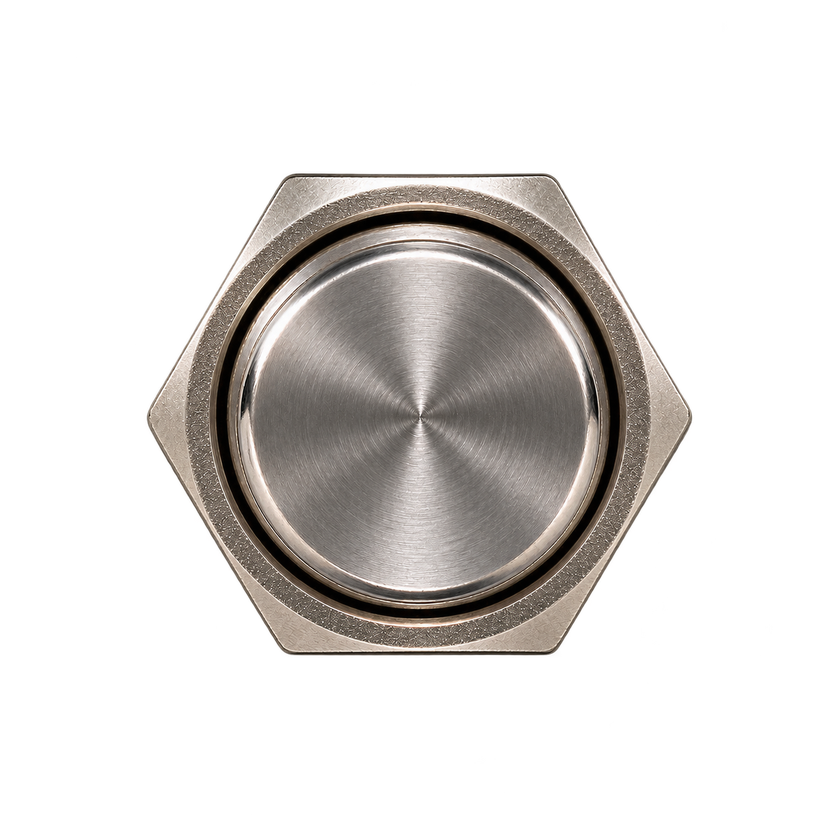
#> input picture design/footswitch_hex_source.png, 840 x 840 px, shrunk from 1254 x 1254 before the run
$ python make_footswitch.py
#> lines starting #> are read from the running program, lines starting #| are printed output that depends on the picture
# OCTOPUS (NINE HANDS | DSP) - footswitchs (fs_off.png / fs_on.png, 2x) : photo de l'écrou hexagonal inox
# (design/footswitch_hex_source.png, 07/11/2026) détourée, 93 unités entre sommets, ombre portée.
# fs_on = léger reflet clair sur le haut de l'écrou (la lettre lumineuse est au-dessus). Sprite de 150 unités (Layout.h fsSprite).
import os
import numpy as np, cv2
from PIL import Image

ROOT = os.path.dirname(os.path.dirname(os.path.abspath(__file__)))
AS = 2.0
FS_W = 150.0                       # côté du sprite (unités)
HEX_W = 93.0                       # écrou : largeur entre sommets (plan de l'utilisateur)
SRC_C, SRC_W = (625.5, 618.0), 813.0   # centre et largeur entre sommets de l'écrou sur la photo

src = np.asarray(Image.open(os.path.join(ROOT, "design", "footswitch_hex_source.png")).convert("RGBA")).astype(np.float64)
n = int(round(FS_W * AS))
sc = HEX_W * AS / SRC_W
M = np.float32([[sc, 0, n / 2 - SRC_C[0] * sc], [0, sc, n / 2 - SRC_C[1] * sc]])
rgba = cv2.warpAffine(src, M, (n, n), flags=cv2.INTER_AREA, borderMode=cv2.BORDER_CONSTANT, borderValue=(0, 0, 0, 0))
a = rgba[..., 3] / 255.0
rgb = np.where(a[..., None] > 1e-4, rgba[..., :3], 0)

def shift(img_, dx, dy): return cv2.warpAffine(img_, np.float32([[1, 0, dx], [0, 1, dy]]), (n, n))
#> called with dx = 9, dy = 13
cast = cv2.GaussianBlur(shift(a, 4.5 * AS, 6.5 * AS), (0, 0), 4.5 * AS) * 0.55
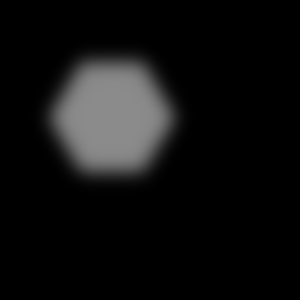
#> cast: shape (300, 300) float64; min 0, max 0.546, mean 0.0627
contact = cv2.GaussianBlur(shift(a, 1.0 * AS, 1.5 * AS), (0, 0), 1.6 * AS) * 0.45
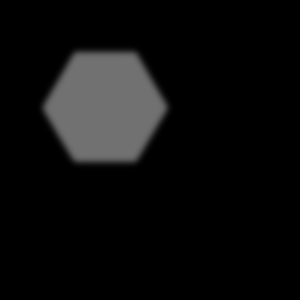
#> contact: shape (300, 300) float64; min 0, max 0.447, mean 0.0513
for led_on in (False, True):
    c = rgb.copy()
    if led_on:
        yy_, xx_ = np.mgrid[0:n, 0:n].astype(np.float64)
        uy_ = -(yy_ - n / 2) / (AS * 50.0)
        w = np.clip(uy_, 0, 1) ** 2 * (c.mean(2) / 255.0)
        c = c + (w * 46.0)[..., None] * np.array([1.0, 0.97, 0.92])
    sh = np.clip(cast + contact, 0, 0.8) * (1 - a)
    al = np.clip(a + sh, 0, 1)
    col = np.where(al[..., None] > 1e-4, c * (a / np.maximum(al, 1e-4))[..., None], 0)
    out = np.dstack([np.clip(col, 0, 255), al * 255]).astype(np.uint8)
    name = "fs_on.png" if led_on else "fs_off.png"
    Image.fromarray(out, "RGBA").save(os.path.join(ROOT, name), optimize=True)
    print(name, out.shape[:2])
#> this loop made 2 passes
#> pass 1, `sh = np.clip(cast + contact, 0, 0.8) * (1 - a)`:
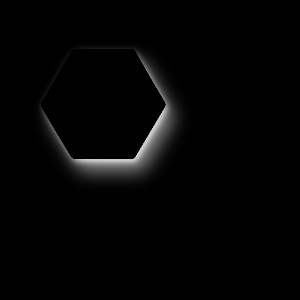
#> sh: shape (300, 300) float64; min 0, max 0.8, mean 0.0168
#> pass 1, `al = np.clip(a + sh, 0, 1)`:
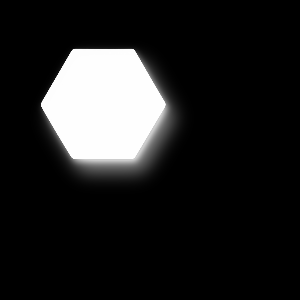
#> al: shape (300, 300) float64; min 0, max 1, mean 0.131
#> pass 1, `out = np.dstack([np.clip(col, 0, 255), al * 255]).astype(np.uint8)`:
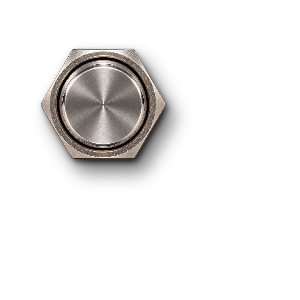
#> out: shape (300, 300, 4); mean R, G, B, A 15.8, 14.7, 13.9, 33.2; transparent parts drawn white
#> after the loop:
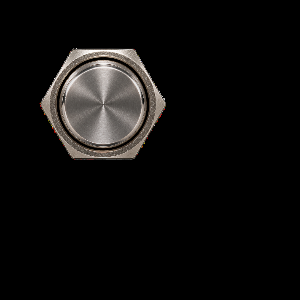
#> c: shape (300, 300, 3) float64; mean R, G, B 17.1, 15.9, 15; drawn with min black and max white
#> after the loop:
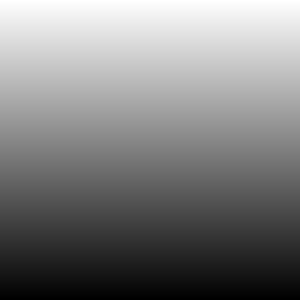
#> uy_: shape (300, 300) float64; min -1.49, max 1.5, mean 0.005; drawn with min black and max white
